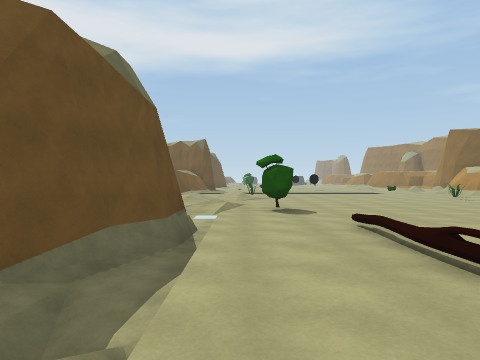
[1] (above)

18 first-person views from a walk through a Unity game level. The camera is 1.4 m above the floor, looks level and sees 70° across. The floor is counted in squares, 2 m on a side. Each view is taken from the middle of a square. On the plan, view 1 faces up. The plan holds only what a view shows up to about 11 squares ahead; the rest is blank. The place goes on beyond the plan. The player is left out.

[2]
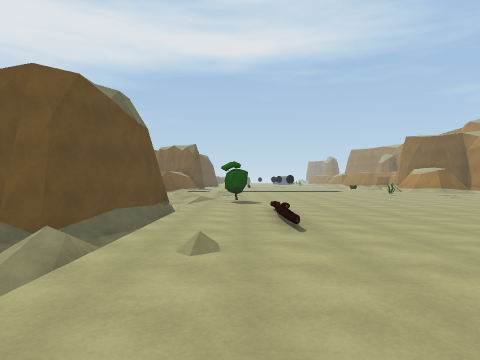

[3]
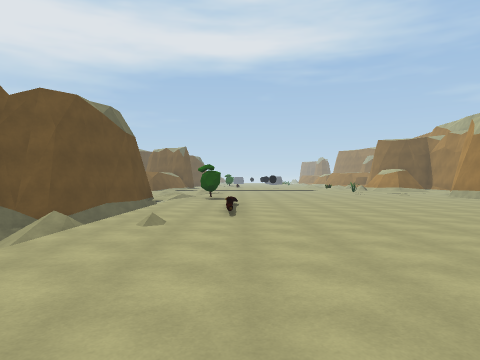

[4]
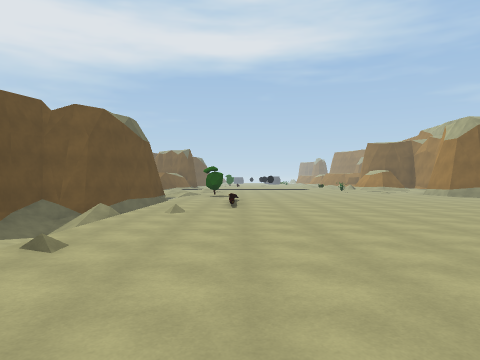

[5]
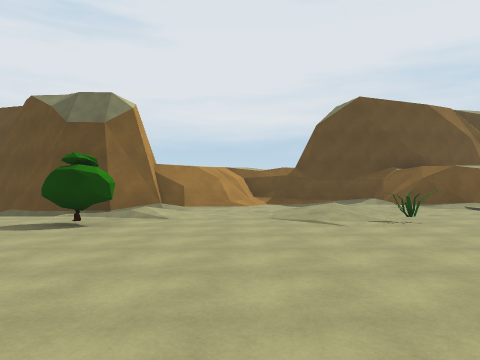

[6]
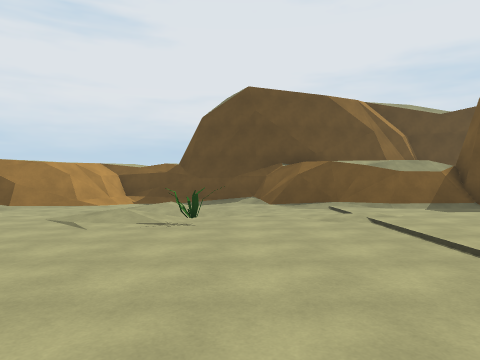

[7]
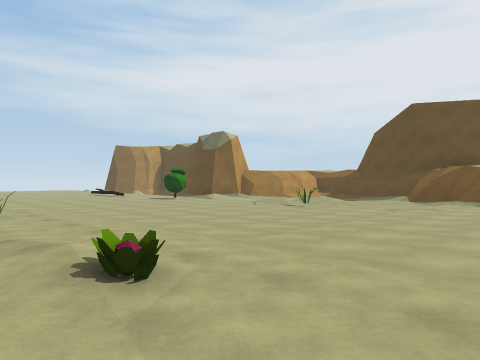

[8]
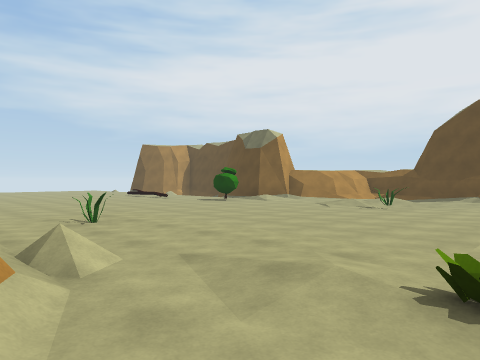

[9]
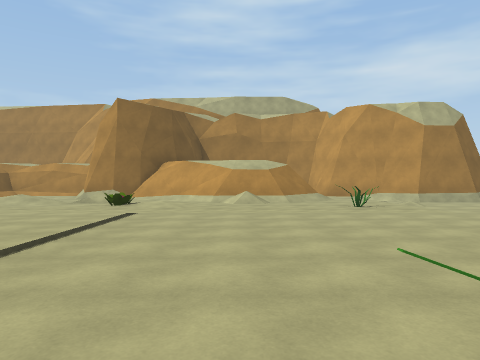

[10]
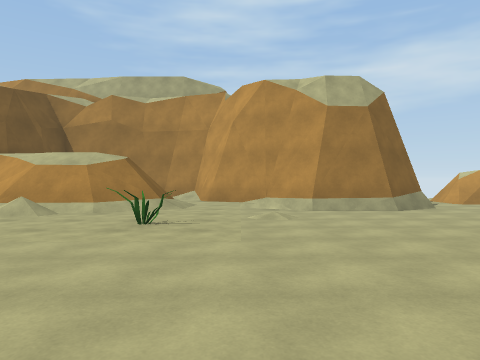

[11]
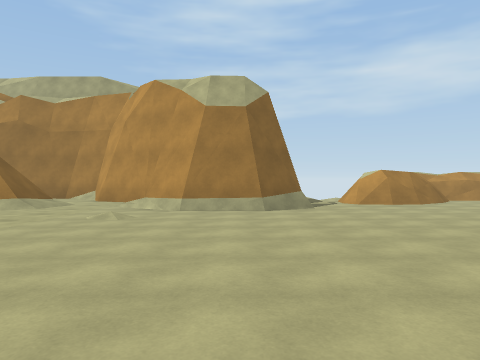

[12]
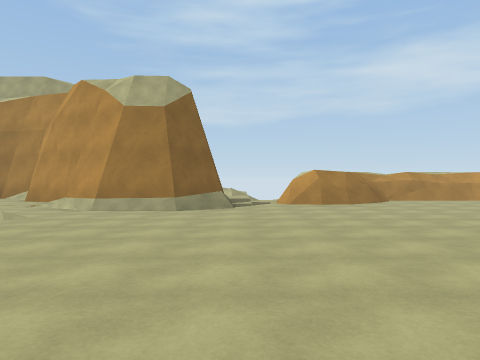

[13]
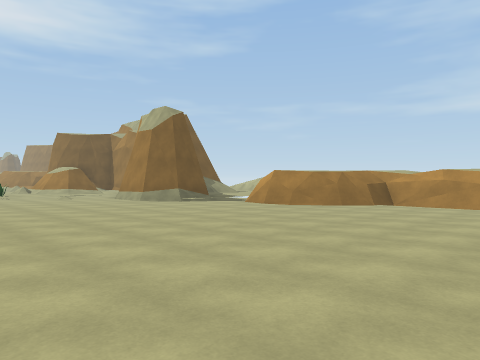

[14]
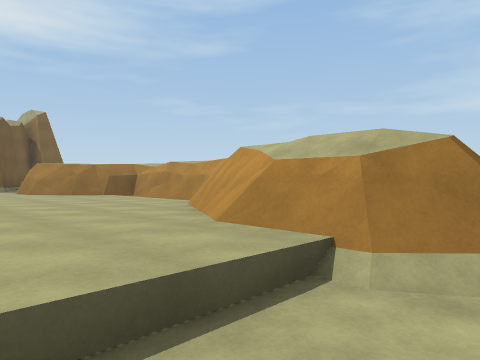

[15]
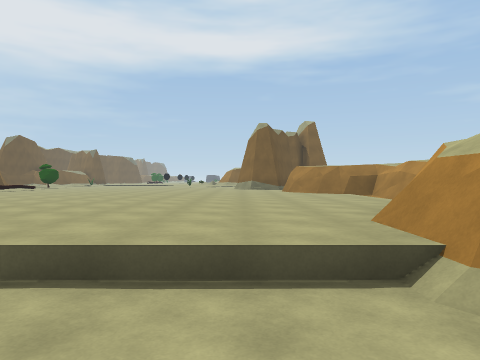

[16]
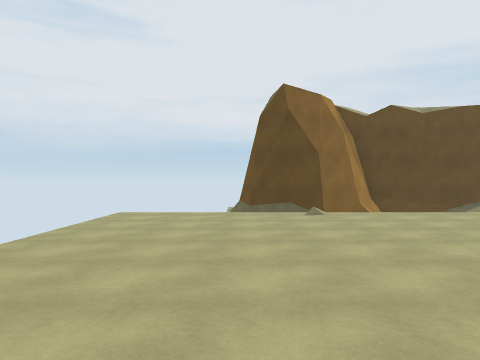

[17]
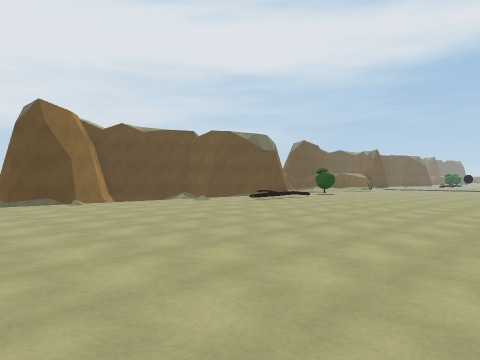

[18]
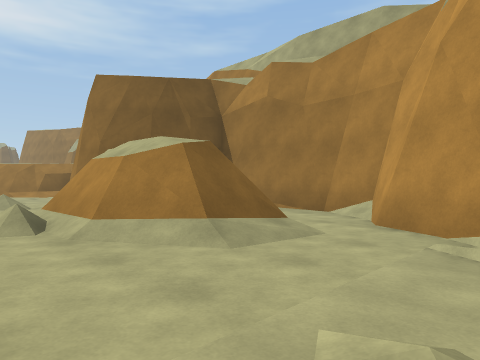

### Floor plan
Key: @ floor where view 1 was taken; # wall or solid block; . main floor; : floor 0.25 m higher than the main floor; - floor 0.25 m lower than the main floor; _ floor 0.5 m lower than the main floor; < floor 0.75 m lower than the main floor; ( floor 1 m lower than the main floor; ! floor 1.25 m lower than the main floor; ? floor 1.5 m lower than the main floor; / step, stairs or slope; = window, fence, low wall or low ledge; ^ raised ledge; P plant; O other object.
Columns run from 5 left of view 1 to 16 right of it. Each row starts with its distance up from view 1.
 20   ##.      .:.///
 19   ^#........:::/#
 18   ^/........:P::##
 17 ###///......//::##
 16 #=//........:/:=#=##
 15 #///........::/=   #
 14 #////O......:::=  :#
 13 #/ ///......:::=//:#
 12 #/////......:O::/:##
 11 ##//-......./////##
 10  =#//........././#
  9   ##//..........##
  8    #/.O.........#
  7    #/...........##
  6    #/............/:
  5    #(............./=
  4   ##(.............#=
  3  ##(!..O..........=#
  2  #!  ............./=#
  1  #?<:............../=#
  0  # (<@............../
 -1  ##= .............../
 -2   ## .............../#
 -3    # ...............
 -4    #=..............=#
 -5    #=..............==
 -6      .............=#
 -7      ...... ......=
 -8                __/=
 -9                ___/
-10                 _

Where each view was taken, in squares from view 1:
view 1: 0 up, 0 right, facing up
view 2: 3 down, 1 right, facing up
view 3: 5 down, 2 right, facing up
view 4: 7 down, 2 right, facing up
view 5: 11 up, 7 right, facing left
view 6: 15 up, 6 right, facing left
view 7: 20 up, 9 right, facing down-left
view 8: 18 up, 10 right, facing down-left
view 9: 15 up, 0 right, facing right
view 10: 11 up, 3 right, facing right
view 11: 8 up, 3 right, facing right
view 12: 6 up, 3 right, facing right
view 13: 3 down, 5 right, facing up-right
view 14: 9 down, 10 right, facing up-right
view 15: 10 down, 11 right, facing up
view 16: 5 down, 7 right, facing left
view 17: 7 down, 10 right, facing up-left
view 18: 10 up, 8 right, facing up-right
